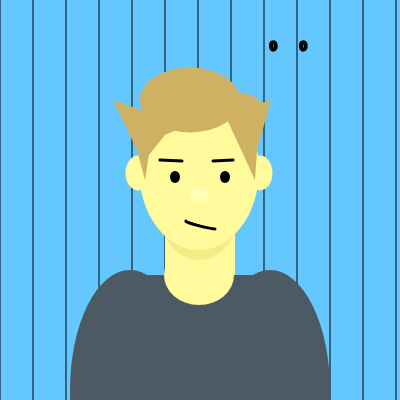
Frame 1 (no input)
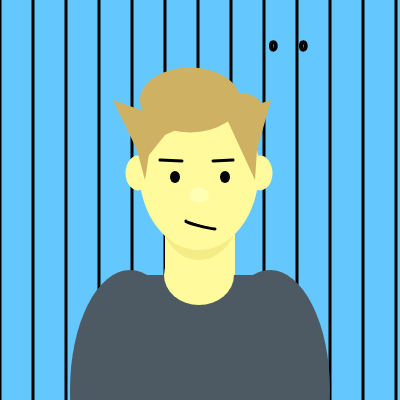
Frame 60 (no input)
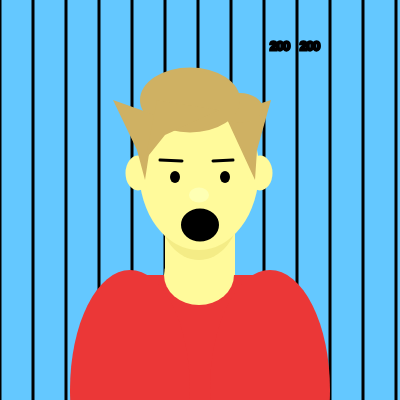
Frame 120 (the mouse pressed at the canvas centre since frame 60)

The p5.js sketch that drew these frames (run headless with seeded random() and noise() and a simulated clock; from frame 60 on, the mouse is pressed at the canvas centre):

// p5.js sketch
// ── sketch.js
//used P5.JS Self Portrait by Zoe Wells for reference  (https://itp.nyu.edu/classes/cc-f18-tth/p5-js-self-portrait/)

function welcome(){
		console.log("what's up?")
	} //(not sure why message doesn't show in console)

function setup() {
  createCanvas(400, 400);
}


function draw() {
   skinLight = color(254, 255, 180);
   skinMed = color(255, 250, 155);
   skinDark = color(244, 236, 134);
   hair = color(207, 177, 99);
   shirt = color(77, 90, 100);if(mouseIsPressed){ shirt = color(235,55,55)
  } //shirt turns red when mouse clicked 
   black = color(0, 0, 0);
  
  background(100,200,300);
  
  for(let i = 0; i < width; i+=33){
    
    line(i, 0, i, 400);}
  
  noStroke();
  fill(skinMed);
  rect(165, 200, 70, 100);
  
  fill(shirt);
  rect(115, 275, 160, 130);
  
  fill(shirt);
  ellipse(130, 390, 120, 240);
  
  fill(shirt);
  ellipse(270, 390, 120, 240);
  
  
  fill(skinMed);
  ellipse(199, 275, 70, 60);
  
  fill(skinDark);
  ellipse(199, 210, 80, 100);
  
 
  fill(skinMed);
  ellipse(199, 170, 120, 160);
  
  ellipse(138, 173, 25, 35);
  ellipse(260, 173, 25, 35);
  
  
  noStroke();
  fill(skinLight);
  ellipse(199, 195, 20, 15);
  
  fill(hair);
  quad(255, 180, 225, 115, 271, 100, 257, 150);
  ellipse(240, 108, 45, 30);
  ellipse(190, 100, 100, 65);
  quad(145, 180, 155, 115, 113, 100, 137, 150);
  quad(145, 160, 165, 135, 220, 110, 157, 100);
  
  
  fill(black);
  ellipse(175, 177, 10, 12);
  ellipse(225, 177, 10, 12);
  stroke(black);
  strokeWeight(3);
  line(182, 161, 160, 160);
  line(213, 161, 233, 160);
  //line(185, 222, 215, 222);
  curve(226,221,186,221,215,229,225,223)
  

  text(mouseX,270,50)//coordinates w/ mouse
  text(mouseY,300,50)
  
  if(mouseIsPressed){
    ellipse(200,225,35,30) //mouth opens when mouse is clicked (shirt also turns red when mouse is clicked)
  
  }
}
